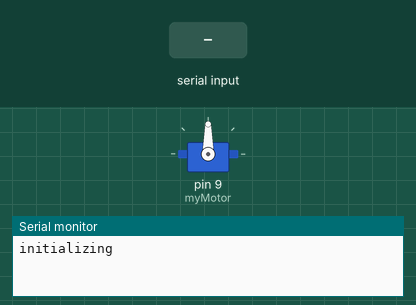
Recording of a sketch running on a simulated Arduino Uno, built with avr-gcc and run on an emulated ATmega328P. On the bench: servo, the last lines printed to the serial monitor. Inputs (shaded band) come from the test bench.

Above: at 1.2 s.
1.3 s: "30,150\n" received over Serial
At 2.6 s:
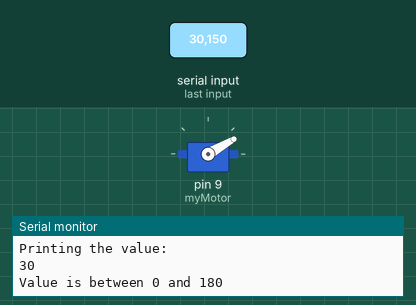
2.9 s: "5\n" received over Serial
At 3.3 s:
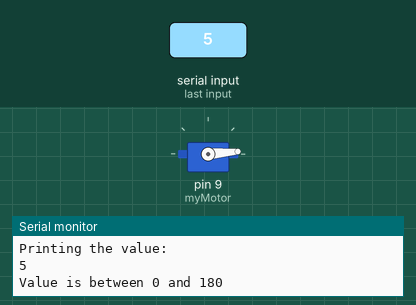
4.4 s: "90,45\n" received over Serial
At 5.3 s:
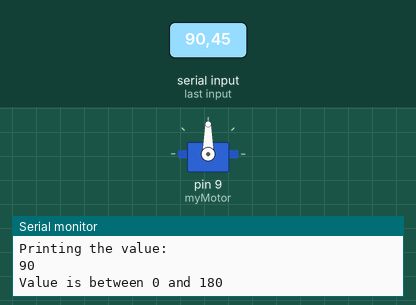
Timing chart, 0 to 7.4 s (numbered marks = the images above; inputs shaded):
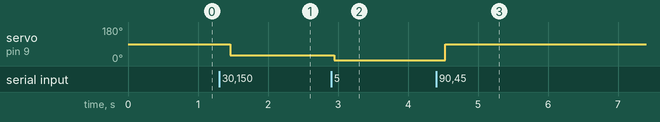

Measured:
- after the input at 1.3 s, servo on pin 9 (myMotor): 90° → 30° after 0.16 s
- after the input at 2.9 s, servo on pin 9 (myMotor): 30° → 5° after 0.05 s
- after the input at 4.4 s, servo on pin 9 (myMotor): 5° → 90° after 0.14 s

The sketch:

ESC_by_keyboard.ino
```cpp
#include <Servo.h>

Servo myMotor;
String inputValue;

// Set everything up
//***********************************************************
void setup(){
  myMotor.attach(9);   // Put the motor to Arduino pin #9
  Serial.begin(9600);  // Required for I/O from Serial monitor
  Serial.println("initializing");  // Print a startup message
}

//***********************************************************
void loop()
{
  // If there is incoming value
  if(Serial.available() > 0) {

    char ch = Serial.read();  // read the value

    //If ch isn't a newline (linefeed) character, we will add the character to the inputValue
    if (ch != 10){
      // Print out the value received so that we can see what is happening
      Serial.print("I have received: ");
      Serial.print(ch, DEC);
      Serial.print('\n');

      // Add the character to the inputValue
      inputValue += ch;
    }
    // received a newline (linefeed) character this means we are done making a string
    else{
      // print the incoming string
      Serial.println("I am printing the entire string");
      Serial.println(inputValue);

      // Convert the string to an integer
      int val = inputValue.toInt();

      // print the integer
      Serial.println("Printing the value: ");
      Serial.println(val);

      // We only want to write an integer between 0 and 180 to the motor.
      if (val > -1 && val < 181){
       // Print confirmation that the value is between 0 and 180
       Serial.println("Value is between 0 and 180");
       myMotor.write(val);  // Write to Servo
     }

     // The value is not between 0 and 180. We do not want write this value to the motor.
     else{
       Serial.println("Value is NOT between 0 and 180");
       Serial.println("Error with the input");
     }

      inputValue = "";  // Reset inputValue
    }
  }
}
```
